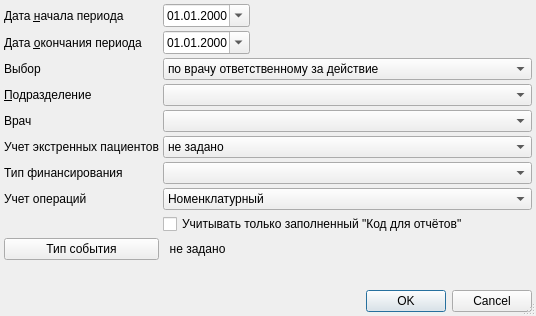
<?xml version="1.0" encoding="UTF-8"?>
<ui version="4.0">
 <class>AnaliticReportsSurgeryDialog</class>
 <widget class="QDialog" name="AnaliticReportsSurgeryDialog">
  <property name="windowModality">
   <enum>Qt::ApplicationModal</enum>
  </property>
  <property name="geometry">
   <rect>
    <x>0</x>
    <y>0</y>
    <width>536</width>
    <height>316</height>
   </rect>
  </property>
  <property name="windowTitle">
   <string>параметры отчёта</string>
  </property>
  <property name="sizeGripEnabled">
   <bool>true</bool>
  </property>
  <layout class="QGridLayout" name="gridLayout">
   <property name="leftMargin">
    <number>4</number>
   </property>
   <property name="topMargin">
    <number>4</number>
   </property>
   <property name="rightMargin">
    <number>4</number>
   </property>
   <property name="bottomMargin">
    <number>4</number>
   </property>
   <property name="spacing">
    <number>4</number>
   </property>
   <item row="8" column="0">
    <widget class="QLabel" name="lblTypeSurgery">
     <property name="text">
      <string>Учет операций</string>
     </property>
    </widget>
   </item>
   <item row="4" column="1" colspan="3">
    <widget class="CPersonComboBoxEx" name="cmbPerson"/>
   </item>
   <item row="6" column="1" colspan="3">
    <widget class="CRBComboBox" name="cmbFinance"/>
   </item>
   <item row="3" column="0">
    <widget class="QLabel" name="lblOrgStructure">
     <property name="text">
      <string>&amp;Подразделение</string>
     </property>
     <property name="buddy">
      <cstring>cmbOrgStructure</cstring>
     </property>
    </widget>
   </item>
   <item row="10" column="0">
    <widget class="QPushButton" name="btnEventTypeList">
     <property name="text">
      <string>Тип события</string>
     </property>
    </widget>
   </item>
   <item row="0" column="1">
    <widget class="CDateEdit" name="edtBegDate">
     <property name="sizePolicy">
      <sizepolicy hsizetype="Maximum" vsizetype="Fixed">
       <horstretch>0</horstretch>
       <verstretch>0</verstretch>
      </sizepolicy>
     </property>
     <property name="displayFormat">
      <string>dd.MM.yyyy</string>
     </property>
     <property name="calendarPopup">
      <bool>true</bool>
     </property>
    </widget>
   </item>
   <item row="4" column="0">
    <widget class="QLabel" name="lblPerson">
     <property name="text">
      <string>Врач</string>
     </property>
    </widget>
   </item>
   <item row="1" column="2" colspan="2">
    <spacer>
     <property name="orientation">
      <enum>Qt::Horizontal</enum>
     </property>
     <property name="sizeHint" stdset="0">
      <size>
       <width>91</width>
       <height>20</height>
      </size>
     </property>
    </spacer>
   </item>
   <item row="10" column="1" colspan="3">
    <widget class="QLabel" name="lblEventTypeList">
     <property name="sizePolicy">
      <sizepolicy hsizetype="Fixed" vsizetype="Fixed">
       <horstretch>0</horstretch>
       <verstretch>0</verstretch>
      </sizepolicy>
     </property>
     <property name="text">
      <string>  не задано</string>
     </property>
     <property name="wordWrap">
      <bool>true</bool>
     </property>
    </widget>
   </item>
   <item row="1" column="1">
    <widget class="CDateEdit" name="edtEndDate">
     <property name="sizePolicy">
      <sizepolicy hsizetype="Maximum" vsizetype="Fixed">
       <horstretch>0</horstretch>
       <verstretch>0</verstretch>
      </sizepolicy>
     </property>
     <property name="displayFormat">
      <string>dd.MM.yyyy</string>
     </property>
     <property name="calendarPopup">
      <bool>true</bool>
     </property>
    </widget>
   </item>
   <item row="2" column="1" colspan="3">
    <widget class="QComboBox" name="cmbSelectType">
     <item>
      <property name="text">
       <string>по врачу ответственному за действие</string>
      </property>
     </item>
     <item>
      <property name="text">
       <string>по врачу ответственному за событие</string>
      </property>
     </item>
    </widget>
   </item>
   <item row="1" column="0">
    <widget class="QLabel" name="lblEndDate">
     <property name="text">
      <string>Дата &amp;окончания периода</string>
     </property>
     <property name="buddy">
      <cstring>edtEndDate</cstring>
     </property>
    </widget>
   </item>
   <item row="13" column="0">
    <spacer>
     <property name="orientation">
      <enum>Qt::Vertical</enum>
     </property>
     <property name="sizeHint" stdset="0">
      <size>
       <width>129</width>
       <height>20</height>
      </size>
     </property>
    </spacer>
   </item>
   <item row="0" column="2" colspan="2">
    <spacer>
     <property name="orientation">
      <enum>Qt::Horizontal</enum>
     </property>
     <property name="sizeHint" stdset="0">
      <size>
       <width>91</width>
       <height>20</height>
      </size>
     </property>
    </spacer>
   </item>
   <item row="8" column="1" colspan="3">
    <widget class="QComboBox" name="cmbTypeSurgery">
     <item>
      <property name="text">
       <string>Номенклатурный</string>
      </property>
     </item>
     <item>
      <property name="text">
       <string>Пользовательский</string>
      </property>
     </item>
    </widget>
   </item>
   <item row="5" column="0">
    <widget class="QLabel" name="lblSpecialDeliverClient">
     <property name="text">
      <string>Учет экстренных пациентов</string>
     </property>
    </widget>
   </item>
   <item row="3" column="1" colspan="3">
    <widget class="COrgStructureComboBox" name="cmbOrgStructure"/>
   </item>
   <item row="2" column="0">
    <widget class="QLabel" name="lblSelectType">
     <property name="text">
      <string>Выбор</string>
     </property>
    </widget>
   </item>
   <item row="0" column="0">
    <widget class="QLabel" name="lblBegDate">
     <property name="text">
      <string>Дата &amp;начала периода</string>
     </property>
     <property name="buddy">
      <cstring>edtBegDate</cstring>
     </property>
    </widget>
   </item>
   <item row="15" column="0" colspan="4">
    <widget class="QDialogButtonBox" name="buttonBox">
     <property name="orientation">
      <enum>Qt::Horizontal</enum>
     </property>
     <property name="standardButtons">
      <set>QDialogButtonBox::Cancel|QDialogButtonBox::Ok</set>
     </property>
    </widget>
   </item>
   <item row="5" column="1" colspan="3">
    <widget class="QComboBox" name="cmbSpecialDeliverClient">
     <item>
      <property name="text">
       <string>не задано</string>
      </property>
     </item>
     <item>
      <property name="text">
       <string>по свойству &quot;Доставлен по экстренным показаниям&quot;</string>
      </property>
     </item>
     <item>
      <property name="text">
       <string>по атрибуту События &quot;экстренно&quot;</string>
      </property>
     </item>
    </widget>
   </item>
   <item row="6" column="0">
    <widget class="QLabel" name="lblFinance">
     <property name="text">
      <string>Тип финансирования</string>
     </property>
    </widget>
   </item>
   <item row="9" column="1">
    <widget class="QCheckBox" name="chkExistFlatCode">
     <property name="enabled">
      <bool>true</bool>
     </property>
     <property name="text">
      <string>Учитывать только заполненный &quot;Код для отчётов&quot;</string>
     </property>
     <property name="checked">
      <bool>false</bool>
     </property>
    </widget>
   </item>
  </layout>
 </widget>
 <customwidgets>
  <customwidget>
   <class>COrgStructureComboBox</class>
   <extends>QComboBox</extends>
   <header>Orgs/OrgStructComboBoxes.h</header>
  </customwidget>
  <customwidget>
   <class>CRBComboBox</class>
   <extends>QComboBox</extends>
   <header>library/crbcombobox.h</header>
  </customwidget>
  <customwidget>
   <class>CDateEdit</class>
   <extends>QDateEdit</extends>
   <header>library/DateEdit</header>
  </customwidget>
  <customwidget>
   <class>CPersonComboBoxEx</class>
   <extends>QComboBox</extends>
   <header>Orgs/PersonComboBoxEx.h</header>
  </customwidget>
 </customwidgets>
 <tabstops>
  <tabstop>edtBegDate</tabstop>
  <tabstop>edtEndDate</tabstop>
  <tabstop>cmbSelectType</tabstop>
  <tabstop>cmbOrgStructure</tabstop>
  <tabstop>cmbPerson</tabstop>
  <tabstop>buttonBox</tabstop>
  <tabstop>cmbFinance</tabstop>
  <tabstop>cmbTypeSurgery</tabstop>
  <tabstop>cmbSpecialDeliverClient</tabstop>
  <tabstop>btnEventTypeList</tabstop>
 </tabstops>
 <resources/>
 <connections>
  <connection>
   <sender>buttonBox</sender>
   <signal>accepted()</signal>
   <receiver>AnaliticReportsSurgeryDialog</receiver>
   <slot>accept()</slot>
   <hints>
    <hint type="sourcelabel">
     <x>112</x>
     <y>177</y>
    </hint>
    <hint type="destinationlabel">
     <x>102</x>
     <y>90</y>
    </hint>
   </hints>
  </connection>
  <connection>
   <sender>buttonBox</sender>
   <signal>rejected()</signal>
   <receiver>AnaliticReportsSurgeryDialog</receiver>
   <slot>reject()</slot>
   <hints>
    <hint type="sourcelabel">
     <x>225</x>
     <y>177</y>
    </hint>
    <hint type="destinationlabel">
     <x>236</x>
     <y>76</y>
    </hint>
   </hints>
  </connection>
 </connections>
</ui>
